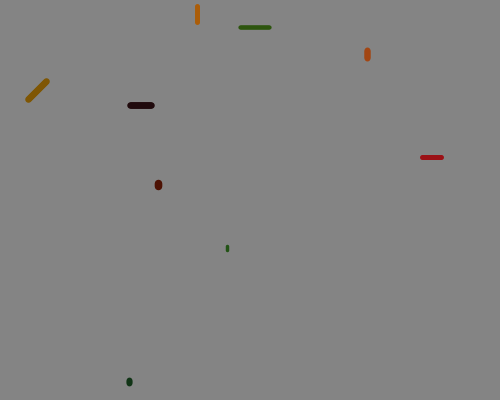
Frame 1 (no input)
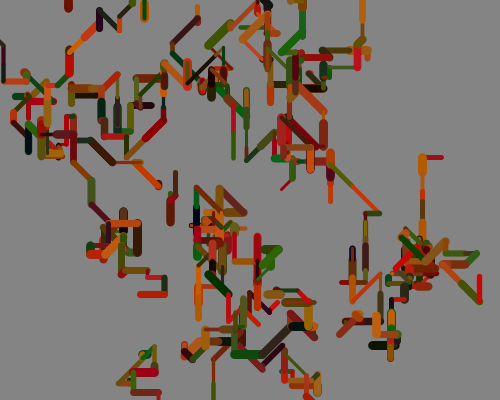
Frame 60 (the mouse pressed at the canvas centre just before this capture)
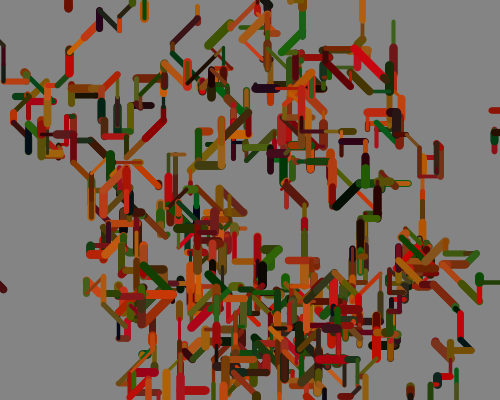
Frame 120 (the mouse held since frame 60 and released just before this capture)

The Processing sketch that drew these frames (run headless with seeded random() and noise(); from frame 60 on, the mouse is pressed at the canvas centre):

// Processing sketch: ScreenSaver
// ── ScreenSaver.pde
Lines[] myLines = new Lines [10];

void setup() {
  frameRate(30);
  background(random(100, 150));
  size(500, 400);
  for (int i=0; i<myLines.length; i++) {
    myLines[i] = new Lines(random(width), random(height), random(1, 5), random(1, 20));
  }
}

void draw() {
  for (int i=0; i<myLines.length; i++) {
    Lines iLines = myLines[i];
    iLines.display();
  }
  if (frameCount > 200) {
    background(random(30, 150));
    frameCount = 0;
  }
  println(frameCount);
}

class Lines {
  float xpos;
  float ypos;
  float strokeW;
  float lineLength;

  Lines(float tempX, float tempY, float tempStroke, float tempLength) {
    xpos = tempX;
    ypos = tempY;
    strokeW = tempStroke;
    lineLength = tempLength;
  }
  void display() {
    strokeW = random(3, 9);
    lineLength = random(2, 30);
    stroke(random(200), random(100), random(30));
    if (xpos > width || xpos < 0 || ypos > height || ypos < 0) {
      xpos = random(width);
      ypos = random(height);
    } else {
      if (random(100)>90) {
        strokeWeight(strokeW);
        moveLeft(xpos, ypos, lineLength);
      } else if (random(100)>65) {
        strokeWeight(strokeW);
        moveUp(xpos, ypos, lineLength);
      } else if (random(100)>65) {
        strokeWeight(strokeW);
        moveDown(xpos, ypos, lineLength);
      } else if (random(100)>75) {
        strokeWeight(strokeW);
        moveRight(xpos, ypos, lineLength);
      } else if (random(100)>75) {
        strokeWeight(strokeW);
        moveUpRight(xpos, ypos, lineLength);
      } else if (random(100)>75) {
        strokeWeight(strokeW);
        moveDownRight(xpos, ypos, lineLength);
      } else if (random(100)>75) {
        strokeWeight(strokeW);
        moveUpLeft(xpos, ypos, lineLength);
      } else if (random(100)>75) {
        strokeWeight(strokeW);
        moveDownLeft(xpos, ypos, lineLength);
      }
    }
  }  

  void moveRight(float startX, float startY, float moveCount) {
    for (float i=0; i<moveCount; i++) {
      point(startX+i, startY);
      xpos = startX + i;
      ypos = startY;
    }
  }  

  void moveLeft(float startX, float startY, float moveCount) {
    for (float i=0; i<moveCount; i++) {
      point(startX-i, startY);
      xpos = startX - i;
      ypos = startY;
    }
  }  

  void moveUp(float startX, float startY, float moveCount) {
    for (float i=0; i<moveCount; i++) {
      point(startX, startY+i);
      xpos = startX;
      ypos = startY + i;
    }
  }  

  void moveDown(float startX, float startY, float moveCount) {
    for (float i=0; i<moveCount; i++) {
      point(startX, startY-i);
      xpos = startX;
      ypos = startY - i;
    }
  }

  void moveUpRight(float startX, float startY, float moveCount) {
    for (float i=0; i<moveCount; i++) {
      point(startX+i, startY+i);
      xpos = startX + i;
      ypos = startY + i;
    }
  }
  
  void moveUpLeft(float startX, float startY, float moveCount) {
    for (float i=0; i<moveCount; i++) {
      point(startX-i, startY+i);
      xpos = startX - i;
      ypos = startY + i;
    }
  }
  
  void moveDownRight(float startX, float startY, float moveCount) {
    for (float i=0; i<moveCount; i++) {
      point(startX+i, startY-i);
      xpos = startX + i;
      ypos = startY - i;
    }
  }
  
  void moveDownLeft(float startX, float startY, float moveCount) {
    for (float i=0; i<moveCount; i++) {
      point(startX-i, startY-i);
      xpos = startX - i;
      ypos = startY - i;
    }
  }
}
